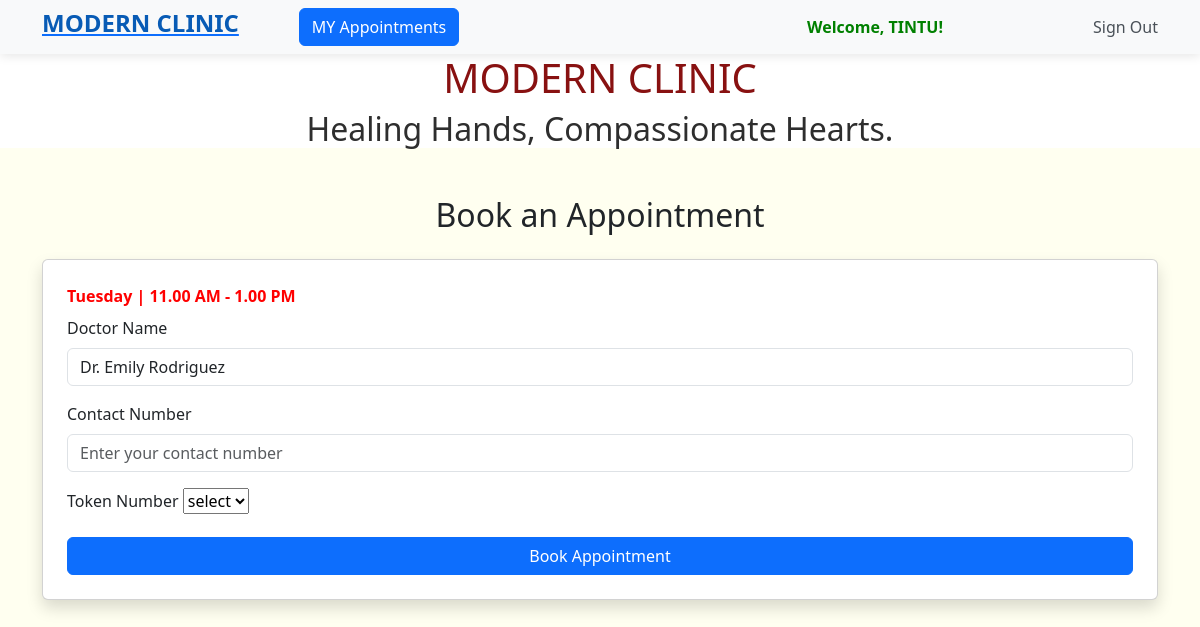
Page /appointment/3 (signed in) on the committed database.
### booking/models.py (models this page shows)
class TeamofDoctors(models.Model):
    name = models.CharField(max_length=50,null=True,blank=True)
    specialization = models.CharField(max_length=50,null=True,blank=True)
    op_date = models.CharField(max_length=250,null=True,blank=True)
    def __str__(self):
        return self.name

### booking/views.py (the view)
# urls.py: path('appointment/<int:doctor_id>',views.appointment_page,name="appointment"),
@login_required
def appointment_page(request,doctor_id):
    doctor = TeamofDoctors.objects.get(id=doctor_id)
    print(doctor)
    tokens = Token.objects.filter(doctor=doctor,is_booked=False)
    return render(request,"booking/appointment.html",{'doctor':doctor,'tokens':tokens})

### booking/templates/booking/appointment.html (shortened to what this page needs)
<!DOCTYPE html>
{% extends 'booking/home.html'%}
{% block content %}
<html lang="en">
<head>
    <link rel="stylesheet" href="https://cdn.jsdelivr.net/npm/bootstrap@5.3.0/dist/css/bootstrap.min.css">
</head>
<body>
<div class="container mt-5">
    <h2 class="text-center mb-4">Book an Appointment</h2>
    <div class="card p-4 shadow">
        <form method="post" action="{% url 'book_appointment' %}">
            <strong><label style="color: red;" for="" class="form-label">{{doctor.op_date}}</label></strong>
            <div class="mb-3">
                <label for="patientName" class="form-label">Doctor Name</label>
                <input type="text" class="form-control"  value="{{doctor.name}}" readonly>
            </div>
            <div class="mb-3">
                <label for="contactNumber" class="form-label">Contact Number</label>
                <input type="tel" class="form-control" id="contactNumber" placeholder="Enter your contact number" name="mobile_no" required>
            </div>
            <div class="mb-3">
                <label for="tokenNumber" class="form-label">Token Number</label>
                <select name="token_id">
                    <option>select</option>
                </select>
            </div>
            <button type="submit" class="btn btn-primary w-100">Book Appointment</button>
        </form>
    </div>
</div>
</body>
</html>
{% endblock %}

### booking/templates/booking/home.html (shortened to what this page needs)
<!DOCTYPE html>
<html lang="en">
<head>
    <link rel="stylesheet" href="https://cdn.jsdelivr.net/npm/bootstrap@5.3.0/dist/css/bootstrap.min.css">
     <link href="https://cdn.jsdelivr.net/npm/bootstrap@5.3.0/dist/css/bootstrap.min.css" rel="stylesheet">
</head>
   <nav class="navbar navbar-expand-lg">
    <div class="container">
         <a href="{% url 'home' %}"><h4 style="color: #085bb5;"><strong>MODERN CLINIC</strong></h4></a>
         <a href="{% url 'my_appointments' %}"><button class="btn btn-primary" style="margin-left: 60px;">MY Appointments</button></a>
        <div class="collapse navbar-collapse" id="navbarNav">
            <ul class="navbar-nav ms-auto">
                {% if user.is_authenticated %}
                    <li class="nav-item" style="margin-right: 150px;">
                        <span class="nav-item welcome-text"><strong style="color:green ;">Welcome, {{ user.username | upper}}!</strong></span>
                    </li>
                    <li class="nav-item">
                        <form method="post" action="{% url 'sign_out' %}" class="d-inline">
                            <button type="submit" class="nav-link btn btn-link" style="border: none; padding: 0; background: none;">
                                Sign Out
                            </button>
                        </form>
                    </li>
                {% endif %}
            </ul>
        </div>
    </div>
</nav>
<body style="background-color: ivory;">
    <div style="text-align: center;background-color: rgb(255, 255, 255);">
        <h1 style="color: rgb(136, 17, 17);">MODERN CLINIC</h1>
        <H2 style="color: rgb(46, 46, 46);font-family:inherit;">Healing Hands, Compassionate Hearts.</H2>
    </div>
    {% block content %}{% endblock %}
</body>
</html>

### booking/templates/booking/home.html (style rules this page uses)
body { background-color: #f1f3f5; }
.navbar { background-color: #f8f9fa !important; box-shadow: 0px 2px 10px rgba(0, 0, 0, 0.1); }
.nav-link { color: #495057 !important; transition: 0.3s; }
.welcome-text { font-weight: bold; color: #007bff; }

### rows in the picture
TeamofDoctors: op_date "Tuesday | 11.00 AM - 1.00 PM", name "Dr. Emily Rodriguez"

### other values in the picture
{{ user.username | upper }} "TINTU"
